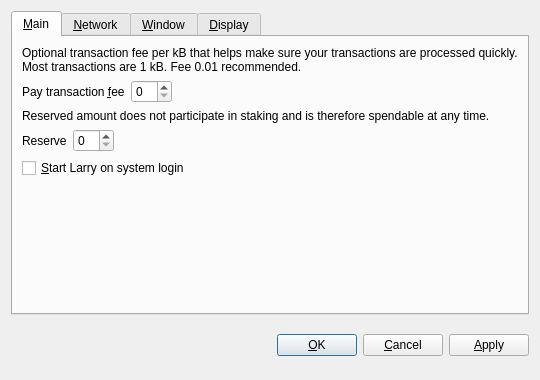
<?xml version="1.0" encoding="UTF-8"?>
<ui version="4.0">
 <class>OptionsDialog</class>
 <widget class="QDialog" name="OptionsDialog">
  <property name="geometry">
   <rect>
    <x>0</x>
    <y>0</y>
    <width>540</width>
    <height>380</height>
   </rect>
  </property>
  <property name="windowTitle">
   <string>Options</string>
  </property>
  <property name="modal">
   <bool>true</bool>
  </property>
  <layout class="QVBoxLayout" name="verticalLayout">
   <item>
    <widget class="QTabWidget" name="tabWidget">
     <property name="tabPosition">
      <enum>QTabWidget::North</enum>
     </property>
     <property name="currentIndex">
      <number>0</number>
     </property>
     <widget class="QWidget" name="tabMain">
      <attribute name="title">
       <string>&amp;Main</string>
      </attribute>
      <layout class="QVBoxLayout" name="verticalLayout_Main">
       <item>
        <widget class="QLabel" name="transactionFeeInfoLabel">
         <property name="text">
          <string>Optional transaction fee per kB that helps make sure your transactions are processed quickly. Most transactions are 1 kB. Fee 0.01 recommended.</string>
         </property>
         <property name="textFormat">
          <enum>Qt::PlainText</enum>
         </property>
         <property name="wordWrap">
          <bool>true</bool>
         </property>
        </widget>
       </item>
       <item>
        <layout class="QHBoxLayout" name="horizontalLayoutFee">
         <item>
          <widget class="QLabel" name="transactionFeeLabel">
           <property name="text">
            <string>Pay transaction &amp;fee</string>
           </property>
           <property name="textFormat">
            <enum>Qt::PlainText</enum>
           </property>
           <property name="buddy">
            <cstring>transactionFee</cstring>
           </property>
          </widget>
         </item>
         <item>
          <widget class="BitcoinAmountField" name="transactionFee"/>
         </item>
         <item>
          <spacer name="horizontalSpacerFee">
           <property name="orientation">
            <enum>Qt::Horizontal</enum>
           </property>
           <property name="sizeHint" stdset="0">
            <size>
             <width>40</width>
             <height>20</height>
            </size>
           </property>
          </spacer>
         </item>
        </layout>
       </item>
       <item>
        <widget class="QLabel" name="reserveBalanceInfoLabel">
         <property name="text">
          <string>Reserved amount does not participate in staking and is therefore spendable at any time.</string>
         </property>
         <property name="textFormat">
          <enum>Qt::PlainText</enum>
         </property>
         <property name="wordWrap">
          <bool>true</bool>
         </property>
        </widget>
       </item>
       <item>
        <layout class="QHBoxLayout" name="horizontalLayoutReserveBalance">
         <item>
          <widget class="QLabel" name="reserveBalanceLabel">
           <property name="text">
            <string>Reserve</string>
           </property>
           <property name="textFormat">
            <enum>Qt::PlainText</enum>
           </property>
           <property name="buddy">
            <cstring>reserveBalance</cstring>
           </property>
          </widget>
         </item>
         <item>
          <widget class="BitcoinAmountField" name="reserveBalance"/>
         </item>
         <item>
          <spacer name="horizontalSpacerReserveBalance">
           <property name="orientation">
            <enum>Qt::Horizontal</enum>
           </property>
           <property name="sizeHint" stdset="0">
            <size>
             <width>40</width>
             <height>20</height>
            </size>
           </property>
          </spacer>
         </item>
        </layout>
       </item>
       <item>
        <widget class="QCheckBox" name="bitcoinAtStartup">
         <property name="toolTip">
          <string>Automatically start Larry after logging in to the system.</string>
         </property>
         <property name="text">
          <string>&amp;Start Larry on system login</string>
         </property>
        </widget>
       </item>
       <item>
        <spacer name="verticalSpacer_Main">
         <property name="orientation">
          <enum>Qt::Vertical</enum>
         </property>
         <property name="sizeHint" stdset="0">
          <size>
           <width>20</width>
           <height>40</height>
          </size>
         </property>
        </spacer>
       </item>
      </layout>
     </widget>
     <widget class="QWidget" name="tabNetwork">
      <attribute name="title">
       <string>&amp;Network</string>
      </attribute>
      <layout class="QVBoxLayout" name="verticalLayout_Network">
       <item>
        <widget class="QCheckBox" name="mapPortUpnp">
         <property name="toolTip">
          <string>Automatically open the Larry client port on the router. This only works when your router supports UPnP and it is enabled.</string>
         </property>
         <property name="text">
          <string>Map port using &amp;UPnP</string>
         </property>
        </widget>
       </item>
       <item>
        <widget class="QCheckBox" name="connectSocks">
         <property name="toolTip">
          <string>Connect to the Larry network through a SOCKS5 proxy (e.g. when connecting through Tor).</string>
         </property>
         <property name="text">
          <string>&amp;Connect through SOCKS5 proxy:</string>
         </property>
        </widget>
       </item>
       <item>
        <layout class="QHBoxLayout" name="horizontalLayout_Network">
         <item>
          <widget class="QLabel" name="proxyIpLabel">
           <property name="text">
            <string>Proxy &amp;IP:</string>
           </property>
           <property name="textFormat">
            <enum>Qt::PlainText</enum>
           </property>
           <property name="buddy">
            <cstring>proxyIp</cstring>
           </property>
          </widget>
         </item>
         <item>
          <widget class="QValidatedLineEdit" name="proxyIp">
           <property name="maximumSize">
            <size>
             <width>140</width>
             <height>16777215</height>
            </size>
           </property>
           <property name="toolTip">
            <string>IP address of the proxy (e.g. 127.0.0.1)</string>
           </property>
          </widget>
         </item>
         <item>
          <widget class="QLabel" name="proxyPortLabel">
           <property name="text">
            <string>&amp;Port:</string>
           </property>
           <property name="textFormat">
            <enum>Qt::PlainText</enum>
           </property>
           <property name="buddy">
            <cstring>proxyPort</cstring>
           </property>
          </widget>
         </item>
         <item>
          <widget class="QLineEdit" name="proxyPort">
           <property name="maximumSize">
            <size>
             <width>55</width>
             <height>16777215</height>
            </size>
           </property>
           <property name="toolTip">
            <string>Port of the proxy (e.g. 9050)</string>
           </property>
          </widget>
         </item>
         <item>
          <spacer name="horizontalSpacer_Network">
           <property name="orientation">
            <enum>Qt::Horizontal</enum>
           </property>
           <property name="sizeHint" stdset="0">
            <size>
             <width>40</width>
             <height>20</height>
            </size>
           </property>
          </spacer>
         </item>
        </layout>
       </item>
       <item>
        <spacer name="verticalSpacer_Network">
         <property name="orientation">
          <enum>Qt::Vertical</enum>
         </property>
         <property name="sizeHint" stdset="0">
          <size>
           <width>20</width>
           <height>40</height>
          </size>
         </property>
        </spacer>
       </item>
      </layout>
     </widget>
     <widget class="QWidget" name="tabWindow">
      <attribute name="title">
       <string>&amp;Window</string>
      </attribute>
      <layout class="QVBoxLayout" name="verticalLayout_Window">
       <item>
        <widget class="QCheckBox" name="minimizeToTray">
         <property name="toolTip">
          <string>Show only a tray icon after minimizing the window.</string>
         </property>
         <property name="text">
          <string>&amp;Minimize to the tray instead of the taskbar</string>
         </property>
        </widget>
       </item>
       <item>
        <widget class="QCheckBox" name="minimizeOnClose">
         <property name="toolTip">
          <string>Minimize instead of exit the application when the window is closed. When this option is enabled, the application will be closed only after selecting Quit in the menu.</string>
         </property>
         <property name="text">
          <string>M&amp;inimize on close</string>
         </property>
        </widget>
       </item>
       <item>
        <spacer name="verticalSpacer_Window">
         <property name="orientation">
          <enum>Qt::Vertical</enum>
         </property>
         <property name="sizeHint" stdset="0">
          <size>
           <width>20</width>
           <height>40</height>
          </size>
         </property>
        </spacer>
       </item>
      </layout>
     </widget>
     <widget class="QWidget" name="tabDisplay">
      <attribute name="title">
       <string>&amp;Display</string>
      </attribute>
      <layout class="QVBoxLayout" name="verticalLayout_Display">
       <item>
        <layout class="QHBoxLayout" name="horizontalLayout_1_Display">
         <item>
          <widget class="QLabel" name="langLabel">
           <property name="text">
            <string>User Interface &amp;language:</string>
           </property>
           <property name="textFormat">
            <enum>Qt::PlainText</enum>
           </property>
           <property name="buddy">
            <cstring>lang</cstring>
           </property>
          </widget>
         </item>
         <item>
          <widget class="QValueComboBox" name="lang">
           <property name="toolTip">
            <string>The user interface language can be set here. This setting will take effect after restarting Larry.</string>
           </property>
          </widget>
         </item>
        </layout>
       </item>
       <item>
        <layout class="QHBoxLayout" name="horizontalLayout_2_Display">
         <item>
          <widget class="QLabel" name="unitLabel">
           <property name="text">
            <string>&amp;Unit to show amounts in:</string>
           </property>
           <property name="textFormat">
            <enum>Qt::PlainText</enum>
           </property>
           <property name="buddy">
            <cstring>unit</cstring>
           </property>
          </widget>
         </item>
         <item>
          <widget class="QValueComboBox" name="unit">
           <property name="toolTip">
            <string>Choose the default subdivision unit to show in the interface and when sending coins.</string>
           </property>
          </widget>
         </item>
        </layout>
       </item>
       <item>
        <widget class="QCheckBox" name="coinControlFeatures">
         <property name="toolTip">
          <string>Whether to show coin control features or not.</string>
         </property>
         <property name="text">
          <string>Display coin &amp;control features (experts only!)</string>
         </property>
        </widget>
       </item>
       <item>
        <widget class="QCheckBox" name="minimizeCoinAge">
         <property name="toolTip">
          <string>Whether to select the coin outputs randomly or with minimal coin age.</string>
         </property>
         <property name="text">
          <string>Minimize weight consumption (experimental)</string>
         </property>
        </widget>
       </item>
       <item>
        <widget class="QCheckBox" name="useBlackTheme">
         <property name="text">
          <string>Use black visual theme (requires restart)</string>
         </property>
        </widget>
       </item>
       <item>
        <spacer name="verticalSpacer_Display">
         <property name="orientation">
          <enum>Qt::Vertical</enum>
         </property>
         <property name="sizeHint" stdset="0">
          <size>
           <width>20</width>
           <height>40</height>
          </size>
         </property>
        </spacer>
       </item>
      </layout>
     </widget>
    </widget>
   </item>
   <item>
    <layout class="QHBoxLayout" name="horizontalLayout_Buttons">
     <item>
      <spacer name="horizontalSpacer_1">
       <property name="orientation">
        <enum>Qt::Horizontal</enum>
       </property>
       <property name="sizeHint" stdset="0">
        <size>
         <width>40</width>
         <height>48</height>
        </size>
       </property>
      </spacer>
     </item>
     <item>
      <widget class="QLabel" name="statusLabel">
       <property name="font">
        <font>
         <weight>75</weight>
         <bold>true</bold>
        </font>
       </property>
       <property name="text">
        <string/>
       </property>
       <property name="textFormat">
        <enum>Qt::PlainText</enum>
       </property>
       <property name="wordWrap">
        <bool>true</bool>
       </property>
      </widget>
     </item>
     <item>
      <spacer name="horizontalSpacer_2">
       <property name="orientation">
        <enum>Qt::Horizontal</enum>
       </property>
       <property name="sizeHint" stdset="0">
        <size>
         <width>40</width>
         <height>48</height>
        </size>
       </property>
      </spacer>
     </item>
     <item>
      <widget class="QPushButton" name="okButton">
       <property name="text">
        <string>&amp;OK</string>
       </property>
      </widget>
     </item>
     <item>
      <widget class="QPushButton" name="cancelButton">
       <property name="text">
        <string>&amp;Cancel</string>
       </property>
       <property name="autoDefault">
        <bool>false</bool>
       </property>
      </widget>
     </item>
     <item>
      <widget class="QPushButton" name="applyButton">
       <property name="text">
        <string>&amp;Apply</string>
       </property>
       <property name="autoDefault">
        <bool>false</bool>
       </property>
      </widget>
     </item>
    </layout>
   </item>
  </layout>
 </widget>
 <customwidgets>
  <customwidget>
   <class>BitcoinAmountField</class>
   <extends>QSpinBox</extends>
   <header>bitcoinamountfield.h</header>
  </customwidget>
  <customwidget>
   <class>QValueComboBox</class>
   <extends>QComboBox</extends>
   <header>qvaluecombobox.h</header>
  </customwidget>
  <customwidget>
   <class>QValidatedLineEdit</class>
   <extends>QLineEdit</extends>
   <header>qvalidatedlineedit.h</header>
  </customwidget>
 </customwidgets>
 <resources/>
 <connections/>
</ui>
